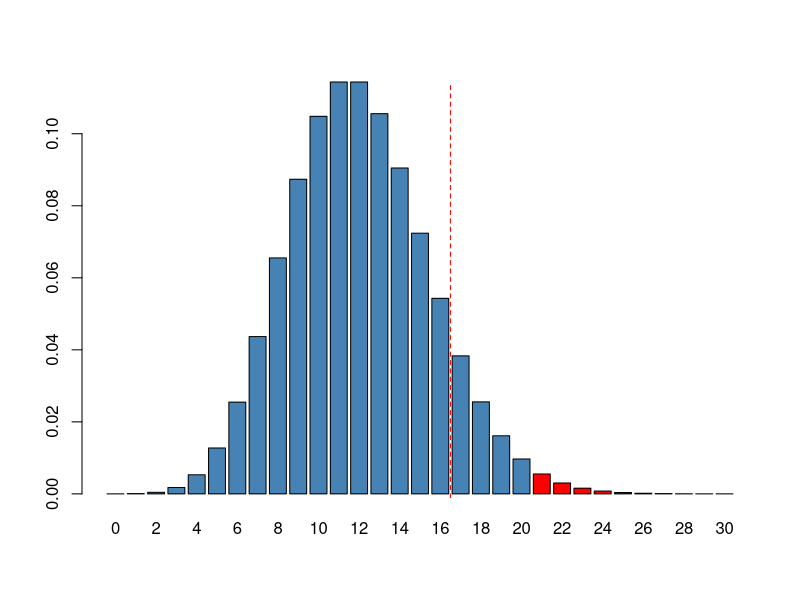

This figure's R source:


# 1. Beräkna sannolikheterna
k <- 20
lamb<-12

p_en_vecka <- ppois(k, lambda = lamb, lower.tail = FALSE)
p_tva_veckor <- p_en_vecka^2

print(p_en_vecka)  # 0.01159774
print(p_tva_veckor) # 0.0001345075

# 2. Skapa och spara plotten
png("covid_plot.png")

x <- 0:30
y <- dpois(x, lambda = lamb)

barplot(y, names.arg = x, col = ifelse(x > k, "red", "steelblue"))
abline(v = k + 0.5, col = "red", lty = 2)

dev.off()
